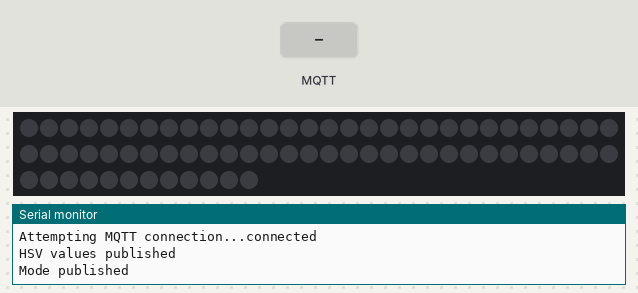
This sketch was run on a simulated ESP8266 (NodeMCU). Shown: 72 RGB LEDs in strip order, left to right, continuing on the next row, the last lines printed to the serial monitor. Inputs (shaded band) come from the test bench. Dim RGB values are drawn brighter than linear; WiFi joins after 1.5 s; servers stay silent unless stated; random numbers use the default seed unless the sketch sets one; no MQTT or app messages arrive unless stated.

Above: at 3.7 s.
3.8 s: MQTT message "random" arrives on the first subscribed topic
At 3.95 s:
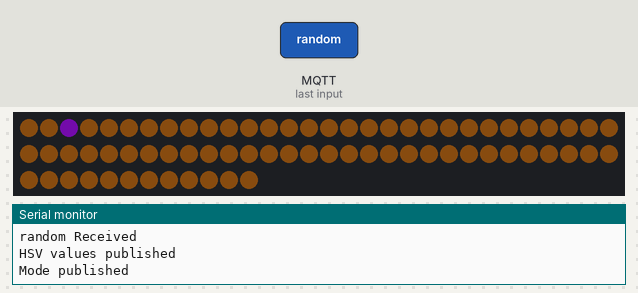
6.2 s: MQTT message "1" arrives on the first subscribed topic
At 6.66 s:
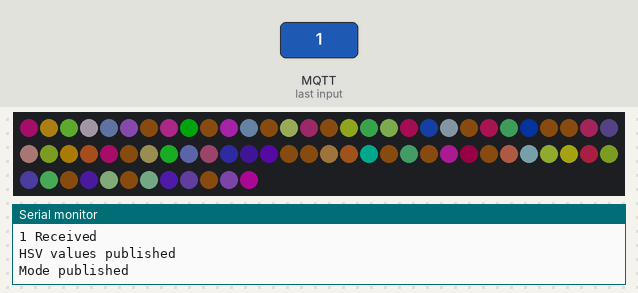
8.6 s: MQTT message "fire" arrives on the first subscribed topic
At 9.06 s:
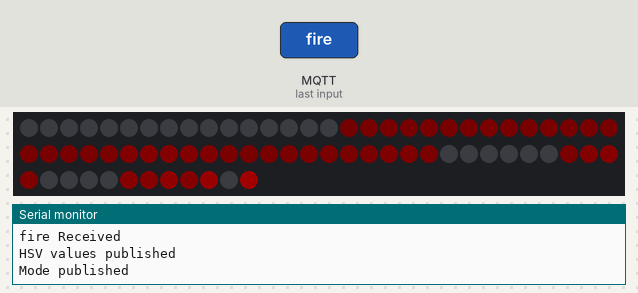
11.3 s: MQTT message "sat" arrives on the first subscribed topic
At 12.2 s:
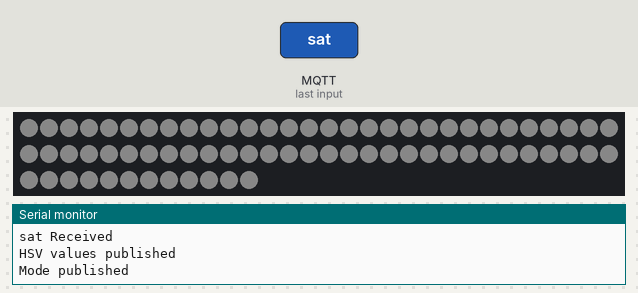
12.8 s: MQTT message "balls" arrives on the first subscribed topic
At 13.5 s:
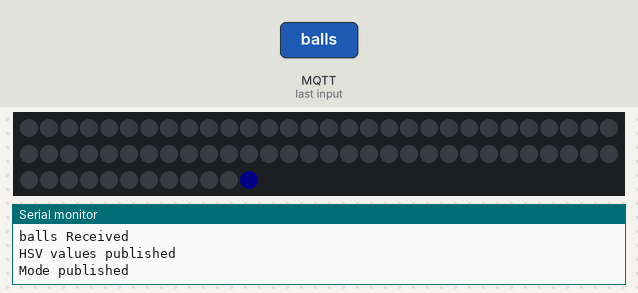
14.3 s: MQTT message "rainbow" arrives on the first subscribed topic
At 14.46 s:
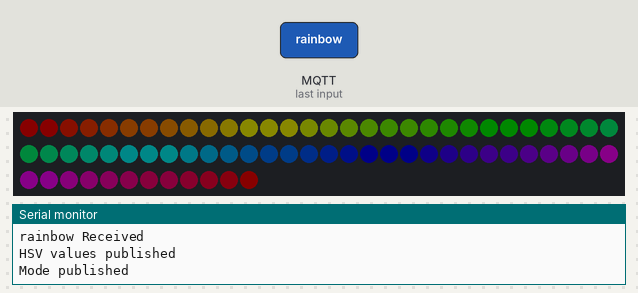
Timing chart, 0 to 17.3 s (numbered marks = the images above; inputs shaded):
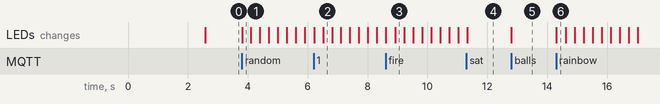

The sketch:

LedController.ino
```cpp
#include <PubSubClient.h>
#include <ESP8266WiFi.h>
#include <Adafruit_NeoPixel.h>
#include <WiFiClient.h>
#include <ESP8266WebServer.h>
#include <ESP8266mDNS.h>
#include <ESP8266HTTPUpdateServer.h>
#include <string.h>
#include <iostream>
#include <string>
#include <stdlib.h>

#ifdef __AVR__
#include <avr/power.h>
#endif

// GPIO0 -> D3
// GPIO1 -> TX
// GPIO2 -> D4
// GPIO3 -> RX
// GPIO4 -> D2
// GPIO5 -> D1
// GPIO12 -> D6
// GPIO13 -> D7
// GPIO14 -> D5
// GPIO15 -> D8
// GPIO16 -> D0

#define STRIPEPIN 0 //GPIO0 -> Pin D3
#define MQTT_CONN_KEEPALIVE 300 // Some MQTT Broker might require lower keepalive timings
#define NUM_LEDS 72

const char* host = "TestMqttClient01"; // REPLACE UNIQUE ID! MUST BE CHANGED FOR EVERY CLIENT!
String Topic = "TopicLevel1/TopicLevel2/"; // Adjust Topics for your own needs
const int port = 80; // Since no other https server is running port 80 can be used
const char* updatePath = "/firmware"; // Can be left empty, since no other https server is running
const char* updateUsername = "fw_user";
const char* updatePassword = "fw_pass";
String BuildDateTime = __TIMESTAMP__;

const char* mqttServer = "192.168.0.1"; // REPLACE with your own MQTT server address
uint16_t mqttPort = 1883; // REPLACE with your own MQTT server port

ESP8266WebServer httpServer(port);
ESP8266HTTPUpdateServer httpUpdater;

uint16_t ledCount = NUM_LEDS; // REPLACE with your actual number of leds
Adafruit_NeoPixel strip = Adafruit_NeoPixel(ledCount, STRIPEPIN, NEO_GRB + NEO_KHZ800);

const char* ssid = "wifi_ssid"; // REPLACE with your WiFi SSID
const char* password = "wifi_pass"; // REPLACE with your WiFi password

WiFiClient client;

PubSubClient pubSubClient(client);

unsigned long preMillis = 0;

uint16_t H;
uint8_t S;
uint8_t V;
uint8_t lastV;

bool publishHSV = true;

enum Mode { None, Balls, Rainbow, Fire, Random };
Mode CurrentMode = None;

int FunctionState[] = { 0, 0, 0 };
long stateC1 = 0;
int stateC2 = 0;
int stateC3 = 0;
uint updateInterval = 0;
uint32_t Color = strip.Color(50, 50, 50);

// Bouncing Balls variables
const int BallCount = 3;
float Gravity = -9.81;
int StartHeight = 5;
float Height[BallCount];
float ImpactVelocityStart = sqrt(-2 * Gravity * StartHeight);
float ImpactVelocity[BallCount];
float TimeSinceLastBounce[BallCount];
int   Position[BallCount];
long  ClockTimeSinceLastBounce[BallCount];
float Dampening[BallCount];
// Changed to HSV Colors, whereby HUE is in the range of 0-65535. For V the global V will be used.
uint16_t Colors[3][2] = { {0, 255}, // HUE: 0 -> Red, full saturation
            {21845, 255}, // HUE: 65535 / 3 = 21845 -> Green, full saturation
            {43690, 255} }; // HUE: 65535 / 3 * 2 = 43690 -> Blue, full saturation


void setup() {
    Serial.begin(115200);
    delay(10);

    manageWifi();

    // Print the addresses
    Serial.print("IP: ");
    Serial.println(WiFi.localIP());
    Serial.print("MAC: ");
    Serial.println(WiFi.macAddress());

    httpUpdater.setup(&httpServer, updatePath, updateUsername, updatePassword);
    httpServer.begin();

    String updateSite = "http://" + WiFi.localIP().toString() + ":" + port + updatePath;

    Serial.print("HTTPUpdateServer ready! Open ");
    Serial.print(updateSite);
    Serial.print(" with username '");
    Serial.print(updateUsername);
    Serial.print("' and password '");
    Serial.print(updatePassword);
    Serial.println("'");

    pubSubClient.setServer(mqttServer, mqttPort);
    pubSubClient.setCallback(callback);
    pubSubConnect();

    // Initialize the LED strip
    strip.begin();
    strip.show(); // Initialize all pixels to 'off'

    // Starting HSV values shall result in a warm, white light
    H = 5000;
    S = 220;
    V = 0;
    lastV = 50;

    pubSubClient.publish((Topic + "FirmwarePath").c_str(), updateSite.c_str(), true);
    pubSubClient.publish((Topic + "User").c_str(), updateUsername, true);
    pubSubClient.publish((Topic + "Password").c_str(), updatePassword, true); // ATTENTION: Clear text passwords should only be sent over secured connections!
    pubSubClient.publish((Topic + "IP").c_str(), WiFi.localIP().toString().c_str(), true);
    pubSubClient.publish((Topic + "Availability").c_str(), "ONLINE", true);
    pubSubClient.publish((Topic + "Build").c_str(), BuildDateTime.c_str(), true);

    digitalWrite(2, HIGH); //prevents the blue status led from lighting up
}

void loop() {
    manageWifi();

    httpServer.handleClient();

    pubSubConnect();

    pubSubStats();

    timeServant();
}

void timeServant()
{
    if (CurrentMode != None)
    {
        if (millis() - preMillis >= updateInterval)
        {
            if (CurrentMode == Balls)
            {
                BouncingBalls();
            }
            else if (CurrentMode == Rainbow)
            {
                rainbow();
            }
            else if (CurrentMode == Fire)
            {
                fire(40, 80);
            }
            else if (CurrentMode == Random)
            {
                randomStripe();
            }
            preMillis = millis();
            preMillis = millis();
        }
    }
}

void manageWifi()
{
    if (WiFi.status() != WL_CONNECTED)
    {
        // Connect to WiFi network
        Serial.println();
        Serial.println();
        Serial.print("Connecting to ");
        Serial.println(ssid);

        WiFi.mode(WIFI_STA);
        //WiFi.mode(WIFI_AP_STA);

        WiFi.begin(ssid, password);

        while (WiFi.status() != WL_CONNECTED) {
            delay(500);
            Serial.print(".");
        }
        Serial.println("");
        Serial.println("WiFi connected");
        delay(1000);
    }
}

void BouncingBalls()
{
    for (int i = 0; i < BallCount; i++) {
        TimeSinceLastBounce[i] = millis() - ClockTimeSinceLastBounce[i];
        Height[i] = 0.5 * Gravity * pow(TimeSinceLastBounce[i] / 1000, 2.0) + ImpactVelocity[i] * TimeSinceLastBounce[i] / 1000;

        if (Height[i] < 0) {
            Height[i] = 0;
            ImpactVelocity[i] = Dampening[i] * ImpactVelocity[i];
            ClockTimeSinceLastBounce[i] = millis();

            if (ImpactVelocity[i] < 0.01) {
                ImpactVelocity[i] = ImpactVelocityStart;
            }
        }
        Position[i] = round(Height[i] * (NUM_LEDS - 1) / StartHeight);
    }
    for (int i = 0; i < BallCount; i++) {
        strip.setPixelColor((Position[i] - NUM_LEDS + 1) * -1, strip.ColorHSV(Colors[i][0], Colors[i][1], V));
    }

    strip.show();
    strip.clear();
}

void fire(int Cooling, int Sparking)
{
    static byte heat[NUM_LEDS];
    int cooldown;

    // Step 1.  Cool down every cell a little
    for (int i = 0; i < NUM_LEDS; i++) {
        cooldown = random(0, ((Cooling * 10) / NUM_LEDS) + 2);

        if (cooldown > heat[i]) {
            heat[i] = 0;
        }
        else {
            heat[i] = heat[i] - cooldown;
        }
    }

    // Step 2.  Heat from each cell drifts 'up' and diffuses a little
    for (int k = NUM_LEDS - 1; k >= 2; k--) {
        heat[k] = (heat[k - 1] + heat[k - 2] + heat[k - 2]) / 3;
    }

    // Step 3.  Randomly ignite new 'sparks' near the bottom
    if (random(255) < Sparking) {
        int y = random(7);
        heat[y] = heat[y] + random(160, 255);
        //heat[y] = random(160,255);
    }

    // Step 4.  Convert heat to LED colors
    for (int j = 0; j < NUM_LEDS; j++) {
        setPixelHeatColor((j - NUM_LEDS + 1) * -1, heat[j]);
    }

    strip.show();
}

void setPixelHeatColor(int Pixel, byte temperature)
{
    // Scale 'heat' down from 0-255 to 0-191
    byte t192 = round((temperature / 255.0) * V);

    // calculate ramp up from
    byte heatramp = t192 & 0x3F; // 0..63
    heatramp <<= 2; // scale up to 0..252

    // figure out which third of the spectrum we're in:
    if (t192 > 0x80) {                     // hottest
        strip.setPixelColor(Pixel, 255, 255, heatramp);
    }
    else if (t192 > 0x40) {             // middle
        strip.setPixelColor(Pixel, 255, heatramp, 0);
    }
    else {                               // coolest
        strip.setPixelColor(Pixel, heatramp, 0, 0);
    }
}

// Rainbow cycle along whole strip. Pass delay time (in ms) between frames.
void rainbow()
{
    if (stateC1 >= 5 * 65536) stateC1 = 0;
    while (stateC2 < ledCount)
    {
        int pixelHue = stateC1 + (stateC2 * 65536L / strip.numPixels());
        strip.setPixelColor(stateC2, strip.ColorHSV(pixelHue, 255, V));
        stateC2++;
    }
    strip.show();
    stateC2 = 0;
    stateC1 += 256;
}

void randomStripe()
{
    strip.setPixelColor(random(NUM_LEDS), random(255), random(255), random(255));
    strip.setBrightness(V);
    strip.show();
}

void pixelCorrection(uint16_t h, uint8_t s, uint8_t v, uint16_t n = ledCount + 1)
{
    if (n >= ledCount)
    {
        for (int i = 0; i < ledCount; i++)
        {
            if (v >= 10 || i % 10 <= v || CurrentMode != None)
            {
                strip.setPixelColor(i, strip.ColorHSV(h, s, v));
            }
            else
            {
                strip.setPixelColor(i, 0, 0, 0);
            }
        }
    }
    else
    {
        strip.setPixelColor(n, strip.ColorHSV(h, s, v));
    }
    strip.show();
}

void pubSubConnect()
{
    if (!pubSubClient.connected())
    {
        // Loop until we're reconnected
        while (!pubSubClient.connected())
        {
            Serial.print("Attempting MQTT connection...");
            // Attempt to connect
            if (pubSubClient.connect(host, (Topic + "Availability").c_str(), 0, true, "OFFLINE")) //ATTENTION: UNIQUE ID! MUST BE CHANGED FOR EACH NEW CLIENT!!!
            {
                pubSubClient.subscribe((Topic + "set").c_str());
                Serial.println("connected");
            }
            else
            {
                Serial.print("failed, rc=");
                Serial.print(pubSubClient.state());
                Serial.println(" try again in 5 seconds");
                // Wait 5 seconds before retrying
                delay(5000);
            }
        }
    }
    pubSubClient.loop();
}

void callback(char* topic, byte* payload, unsigned int length) {
    if (strcmp(topic, (Topic + "set").c_str()) == 0)
    {
        Serial.print("Received set hsv cmd: ");
        Serial.print((char*)payload);
        Serial.print(" (length ");
        Serial.print(length);
        Serial.println(")");

        std::string payloadString = "";
        for (int i = 0; i < length; i++) {
            payloadString += (char)payload[i];
        }

        std::transform(payloadString.begin(), payloadString.end(), payloadString.begin(),
            [](unsigned char c) { return std::tolower(c); });

        std::string delimiter = " ";
        size_t pos = payloadString.find(delimiter);
        std::string key = payloadString.substr(0, pos);
        int value = atoi(payloadString.substr(pos + delimiter.length(), length).c_str());
        Serial.println((key + " Received").c_str());

        if (key == "hue")
        {
            H = value;
            CurrentMode = None;
        }
        else if (key == "sat")
        {
            S = value;
            CurrentMode = None;
        }
        else if (key == "bri")
        {
            if (value == 0) lastV = V;
            V = value;
        }
        else if (key == "rainbow")
        {
            CurrentMode = Rainbow;
            updateInterval = value;
            if (V == 0) V = lastV;
        }
        else if (key == "balls")
        {
            CurrentMode = Balls;
            updateInterval = 0;
            StartHeight = value;
            if (V == 0) V = lastV;
            for (int i = 0; i < BallCount; i++) {
                ClockTimeSinceLastBounce[i] = millis();
                Height[i] = StartHeight;
                Position[i] = 0;
                ImpactVelocity[i] = ImpactVelocityStart;
                TimeSinceLastBounce[i] = 0;
                Dampening[i] = 0.90 - float(i) / pow(BallCount, 2);
            }
        }
        else if (key == "fire")
        {
            CurrentMode = Fire;
            updateInterval = value;
            if (V == 0) V = lastV;
        }
        else if (key == "none")
        {
            if (V == 0)
            {
                V = lastV;
            }
            CurrentMode = None;
        }
        else if (key == "random")
        {
            CurrentMode = Random;
            updateInterval = value;
            if (V == 0) V = lastV;
        }
        else if (key == "on")
        {
            if (V == 0)
            {
                V = lastV;
                CurrentMode = None;
            }
        }
        else if (payloadString == "off")
        {
            lastV = V;
            V = 0;
            CurrentMode = None;
        }

        publishHSV = true;

        pixelCorrection(H, S, V, ledCount + 1);
    }
}

void pubSubStats()
{
    if (publishHSV)
    {
        char hVal[4];
        sprintf(hVal, "%d", H);
        char sVal[4];
        sprintf(sVal, "%d", S);
        char vVal[4];
        sprintf(vVal, "%d", V);

        char hsvVal[12];
        strcpy(hsvVal, hVal);
        strcat(hsvVal, ",");
        strcat(hsvVal, sVal);
        strcat(hsvVal, ",");
        strcat(hsvVal, vVal);

        if (pubSubClient.publish((Topic + "hsv").c_str(), hsvVal))
        {
            Serial.println("HSV values published");
            publishHSV = false;
        }
        else
        {
            Serial.println("Could not publish HSV values");
        }

        String mode = "None";
        if (CurrentMode == Balls) mode = "Balls";
        else if (CurrentMode == Rainbow) mode = "Rainbow";
        else if (CurrentMode == Fire) mode = "Fire";
        else if (CurrentMode == Fire) mode = "Random";

        if (pubSubClient.publish((Topic + "mode").c_str(), mode.c_str()))
        {
            Serial.println("Mode published");
        }
        else
        {
            Serial.println("Could not publish Mode");
        }

        if (V > 0)
        {
            pubSubClient.publish((Topic + "state").c_str(), "on");
        }
        else
        {
            pubSubClient.publish((Topic + "state").c_str(), "off");
        }
    }
}
```

Measured:
- after the input at 3.8 s, the LEDs: change at once (image 1)
- after the input at 12.8 s, the LEDs: first change at once (image 5 shows a later state)
- after the input at 14.3 s, the LEDs: change at once (image 6)
